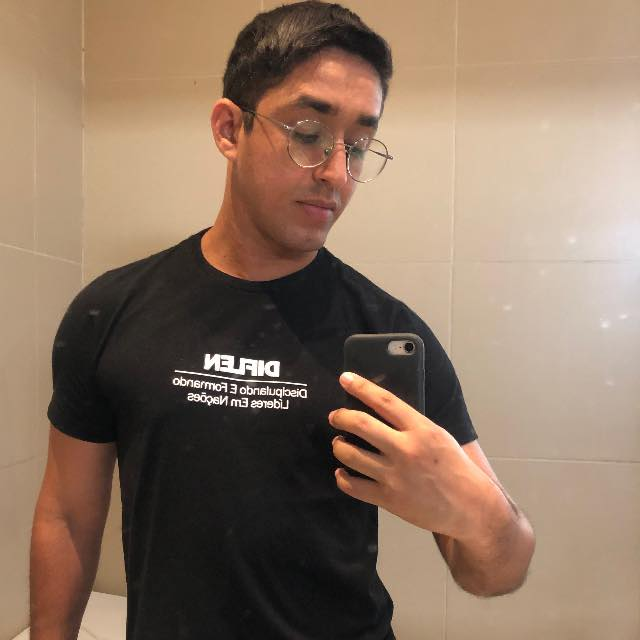
#> input picture Meus Projetos/IA e Machine Learning/Dimensionality_Reduction/assets/Foto_03.jpg, 640 x 640 px, found by its file name
$ jupyter execute Binarizar.ipynb
#> lines starting #> are read from the running program, lines starting #| are printed output that depends on the picture; after the words box and inside, x2 and y2 are one past the last pixel; in counts of white or black regions, pixels touching at a corner belong together
# 🔲 Redução de Dimensionalidade — Binarização de Imagem

**Desafio DIO · Visão Computacional com OpenCV**

Objetivo: converter uma imagem colorida em:
1. **Escala de cinza** (valores 0 a 255)
2. **Imagem binária** — preto e branco puro (0 ou 255)

---

## 📦 1. Instalação de dependências
*(executar apenas no Google Colab)*

[cell 1]
# Verifica e instala opencv se necessário
try:
    import cv2
    print(f"OpenCV já instalado: v{cv2.__version__}")
except ImportError:
    import subprocess, sys
    subprocess.check_call([sys.executable, "-m", "pip", "install",
                           "opencv-python-headless", "-q"])
    import cv2
    print(f"OpenCV instalado: v{cv2.__version__}")

## 📚 2. Importações

[cell 2]
import cv2
import numpy as np
import matplotlib.pyplot as plt
import os

print("Bibliotecas carregadas com sucesso!")
print(f"  OpenCV  : {cv2.__version__}")
print(f"  NumPy   : {np.__version__}")

## 📂 3. Carregar imagem

**Formatos aceitos:** `.jpg`, `.jpeg`, `.png`, `.bmp`, `.tiff`

> **Colab:** execute a célula abaixo para fazer upload direto do seu computador.
> **VS Code / local:** ajuste a variável `CAMINHO_IMAGEM` para o caminho da sua imagem.

[cell 3]
# ── Escolha UMA das opções abaixo ────────────────────────────────────────

# Opção A: Upload no Google Colab
try:
    from google.colab import files
    print("Ambiente: Google Colab")
    uploaded = files.upload()
#> the answer given: Foto_03.jpg
    CAMINHO_IMAGEM = list(uploaded.keys())[0]

# Opção B: Caminho local (VS Code ou Jupyter local)
except ImportError:
    print("Ambiente: local (VS Code / Jupyter)")
    CAMINHO_IMAGEM = "assets/lena.jpg"   # <-- altere para o caminho da sua imagem

print(f"\nImagem selecionada: {CAMINHO_IMAGEM}")

## 🖼️ 4. Processamento — Cinza e Binarização

[cell 4]
# ── Parâmetro principal ───────────────────────────────────────────────────
LIMIAR = 127   # 0–255: ajuste conforme necessário

# ── Passo 1: Carregar imagem colorida ────────────────────────────────────
img_bgr = cv2.imread(CAMINHO_IMAGEM)
#> img_bgr is the input picture: shape (640, 640, 3); mean B, G, R 99, 117.9, 142
if img_bgr is None:
    raise FileNotFoundError(f"Não foi possível abrir '{CAMINHO_IMAGEM}'. Verifique o caminho.")

# OpenCV carrega em BGR; converter para RGB para exibir corretamente no Matplotlib
img_rgb = cv2.cvtColor(img_bgr, cv2.COLOR_BGR2RGB)

# ── Passo 2: Converter para escala de cinza ───────────────────────────────
# Reduz 3 canais (RGB) para 1 canal — valores 0 a 255
img_cinza = cv2.cvtColor(img_bgr, cv2.COLOR_BGR2GRAY)
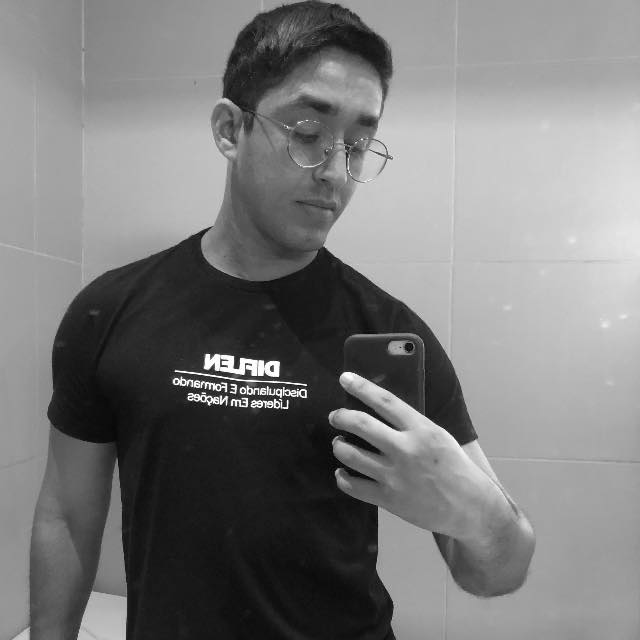
#> img_cinza: shape (640, 640); min 1, max 255, mean 123

# ── Passo 3: Binarizar ────────────────────────────────────────────────────
# Pixels > LIMIAR → 255 (branco) | Pixels <= LIMIAR → 0 (preto)
_, img_bin = cv2.threshold(img_cinza, LIMIAR, 255, cv2.THRESH_BINARY)
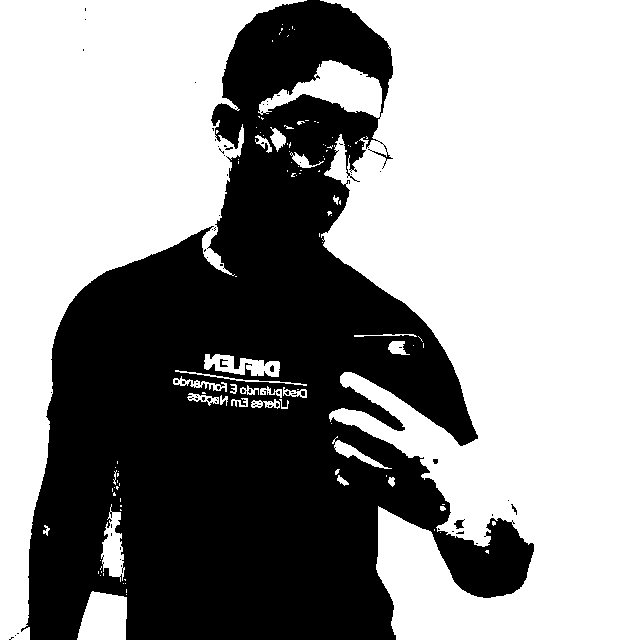
#> img_bin: shape (640, 640); 59.4% white; 80 black regions (74 under 20 px), largest, box (x1, y1, x2, y2) and area: (21, 0, 534, 640) 165747, (454, 519, 465, 529) 60, (220, 359, 228, 367) 34, (270, 365, 274, 372) 23, (511, 504, 517, 515) 23, (433, 459, 438, 464) 22

# ── Informações ───────────────────────────────────────────────────────────
h, w = img_bgr.shape[:2]
#> h = 640; w = 640
print(f"Imagem carregada: {w} x {h} px")
#| Imagem carregada: 640 x 640 px
print(f"Original  → shape: {img_rgb.shape}    | canais: {img_bgr.shape[2]}")
#| Original  → shape: (640, 640, 3)    | canais: 3
print(f"Cinza     → shape: {img_cinza.shape} | dtype: {img_cinza.dtype}")
#| Cinza     → shape: (640, 640) | dtype: uint8
print(f"Binária   → valores únicos: {np.unique(img_bin)}")
#| Binária   → valores únicos: [  0 255]

## 📊 5. Visualização dos Resultados

[cell 5]
fig, axes = plt.subplots(1, 3, figsize=(16, 5))

dados = [
    (img_rgb,    "Imagem Original",  None),
    (img_cinza,  "Imagem em Cinza",  "gray"),
    (img_bin,    "Imagem Binária",   "gray"),
]

for ax, (img, titulo, cmap) in zip(axes, dados):
    ax.imshow(img, cmap=cmap)
    ax.set_title(titulo, fontsize=14, fontweight="bold", pad=10)
    ax.axis("off")
#> this loop made 3 passes
#> (titulo, cmap) on passes 1 to 3: ('Imagem Original', None), ('Imagem em Cinza', 'gray'), ('Imagem Binária', 'gray')

plt.suptitle("Redução de Dimensionalidade — Binarização", fontsize=16, y=1.02)
plt.tight_layout()
plt.savefig("resultado_binarizacao.png", dpi=150, bbox_inches="tight")
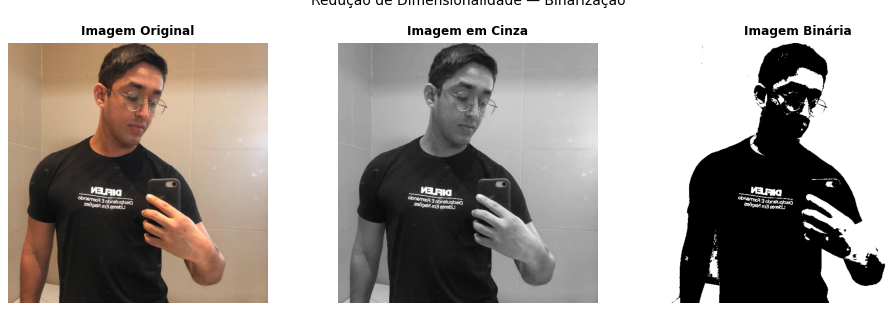
#> figure drawn by matplotlib, 3 panels
plt.show()
print("Figura salva: resultado_binarizacao.png")

## 🔬 6. Versão Avançada — com Blur Gaussiano

Reproduz o exemplo do slide da aula: suaviza a imagem antes de binarizar,
gerando também a versão invertida e uma máscara `bitwise_and`.

[cell 6]
LIMIAR_AV = 160   # limiar usado no slide da aula

# Blur Gaussiano: reduz ruídos antes do threshold
suave = cv2.GaussianBlur(img_cinza, (7, 7), 0)

# Binarizações
_, bin_normal = cv2.threshold(suave, LIMIAR_AV, 255, cv2.THRESH_BINARY)
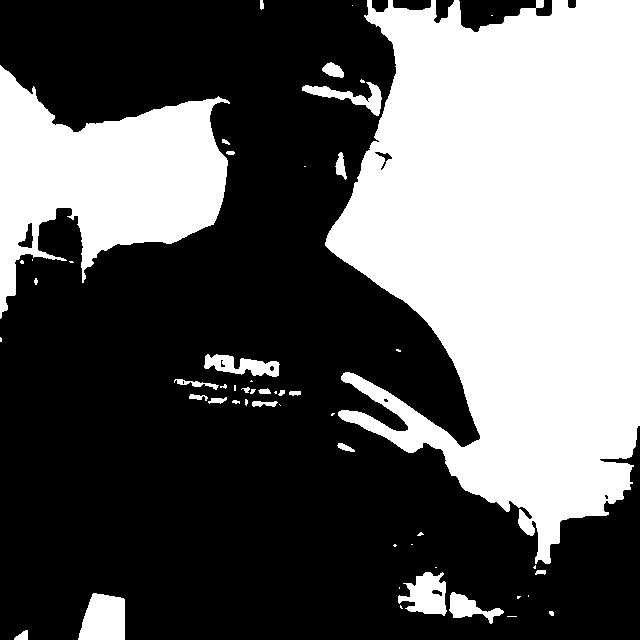
#> bin_normal: shape (640, 640); 38.8% white; 53 white regions (26 under 20 px), largest, box (x1, y1, x2, y2) and area: (325, 0, 640, 564) 121723, (0, 65, 230, 319) 29727, (78, 593, 125, 640) 1810
_, bin_inv    = cv2.threshold(suave, LIMIAR_AV, 255, cv2.THRESH_BINARY_INV)

# Máscara: aplica binário invertido sobre a imagem cinza (igual ao slide)
mascara = cv2.bitwise_and(img_cinza, img_cinza, mask=bin_inv)
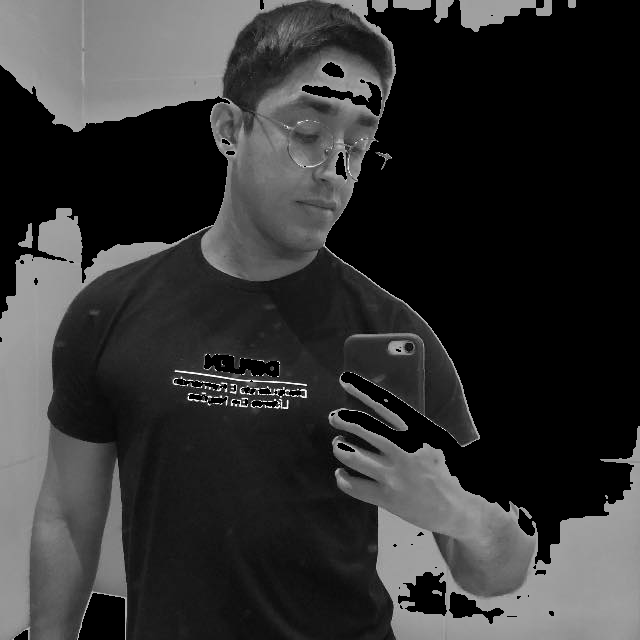
#> mascara: shape (640, 640); min 0, max 254, mean 51.7

# Painel 2x2
fig, axes = plt.subplots(2, 2, figsize=(12, 10))
pares = [
    (suave,      "Cinza + Blur Gaussiano"),
    (bin_normal, "Binarizada Normal"),
    (bin_inv,    "Binarizada Invertida"),
    (mascara,    "Mascara (bitwise_and)"),
]
for ax, (img, titulo) in zip(axes.flat, pares):
    ax.imshow(img, cmap="gray")
    ax.set_title(titulo, fontsize=12, fontweight="bold")
    ax.axis("off")
#> this loop made 4 passes

plt.suptitle(f"Binarizacao Avancada — Limiar {LIMIAR_AV} | Blur 7x7", fontsize=14)
plt.tight_layout()
plt.savefig("resultado_avancado.png", dpi=150, bbox_inches="tight")
plt.show()
print("Figura salva: resultado_avancado.png")

## 💾 7. Salvar Imagens Geradas

[cell 7]
os.makedirs("assets", exist_ok=True)

cv2.imwrite("assets/imagem_cinza.jpg",   img_cinza)
cv2.imwrite("assets/imagem_binaria.jpg", img_bin)
print("Salvo: assets/imagem_cinza.jpg")
print("Salvo: assets/imagem_binaria.jpg")

# Download automático no Google Colab
try:
    from google.colab import files
    for arq in ["assets/imagem_cinza.jpg", "assets/imagem_binaria.jpg",
                "resultado_binarizacao.png", "resultado_avancado.png"]:
        files.download(arq)
        print(f"Download: {arq}")
except ImportError:
    print("Ambiente local: arquivos salvos nas pastas acima.")

$ run again, on Meus Projetos/IA e Machine Learning/Dimensionality_Reduction/assets/Foto_02.png
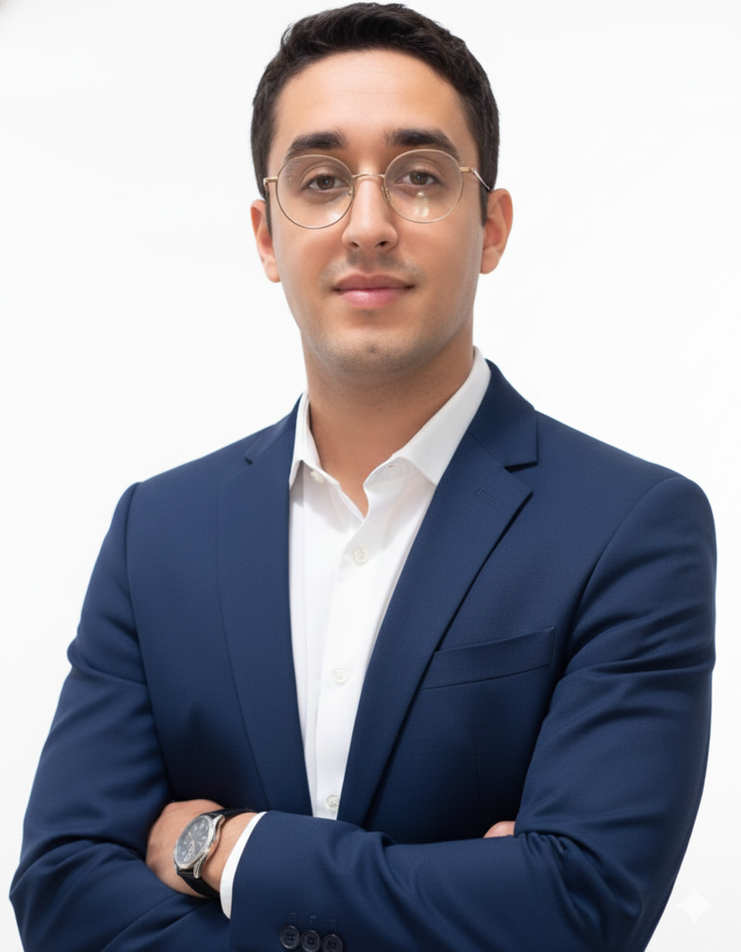
#> input picture Meus Projetos/IA e Machine Learning/Dimensionality_Reduction/assets/Foto_02.png, 741 x 952 px, shrunk from 896 x 1152 before the run, found by its file name
#> img_bgr is the input picture: shape (952, 741, 3); mean B, G, R 160.2, 151, 150.6
#> `_, img_bin = cv2.threshold(img_cinza, LIMIAR, 255, cv2.THRESH_BINARY)`:
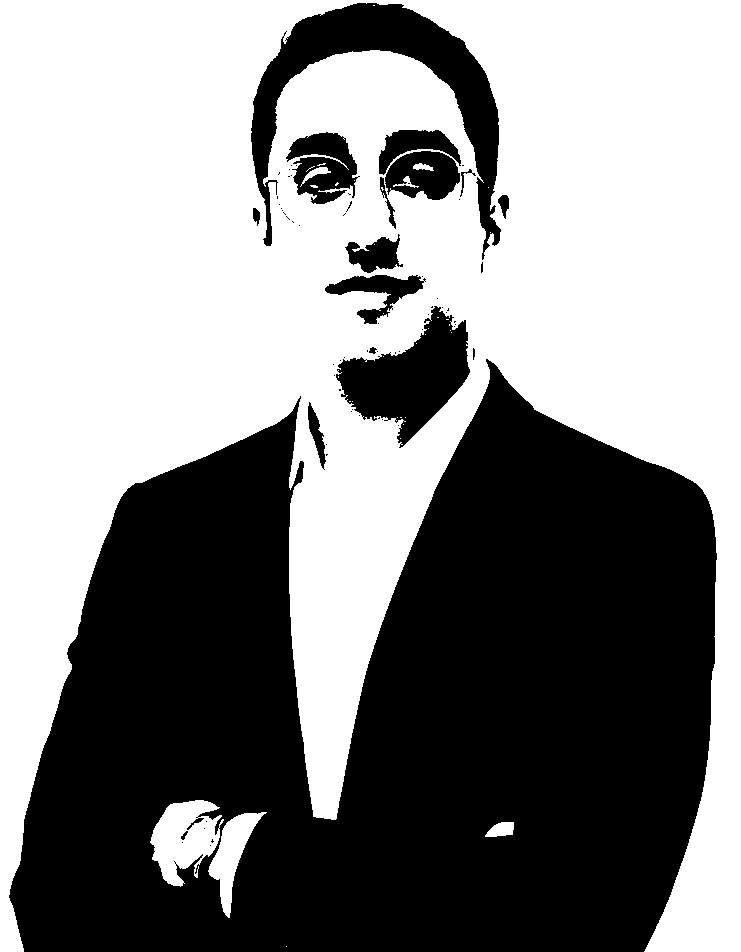
#> img_bin: shape (952, 741); 54.3% white; 71 black regions (55 under 20 px), largest, box (x1, y1, x2, y2) and area: (9, 359, 717, 952) 285312, (251, 3, 501, 260) 15997, (336, 306, 470, 448) 9199
#| Imagem carregada: 741 x 952 px
#| Original  → shape: (952, 741, 3)    | canais: 3
#| Cinza     → shape: (952, 741) | dtype: uint8
#| Binária   → valores únicos: [  0 255]
#> the loop `for ax, (img, titulo, cmap) in zip(axes, dados):` made 3 passes
#> (titulo, cmap) on passes 1 to 3: ('Imagem Original', None), ('Imagem em Cinza', 'gray'), ('Imagem Binária', 'gray')
#> bin_normal: shape (952, 741); 50.2% white; 5 black regions (3 under 20 px), largest, box (x1, y1, x2, y2) and area: (9, 360, 717, 952) 289043, (251, 3, 511, 490) 62360
#> `mascara = cv2.bitwise_and(img_cinza, img_cinza, mask=bin_inv)`:
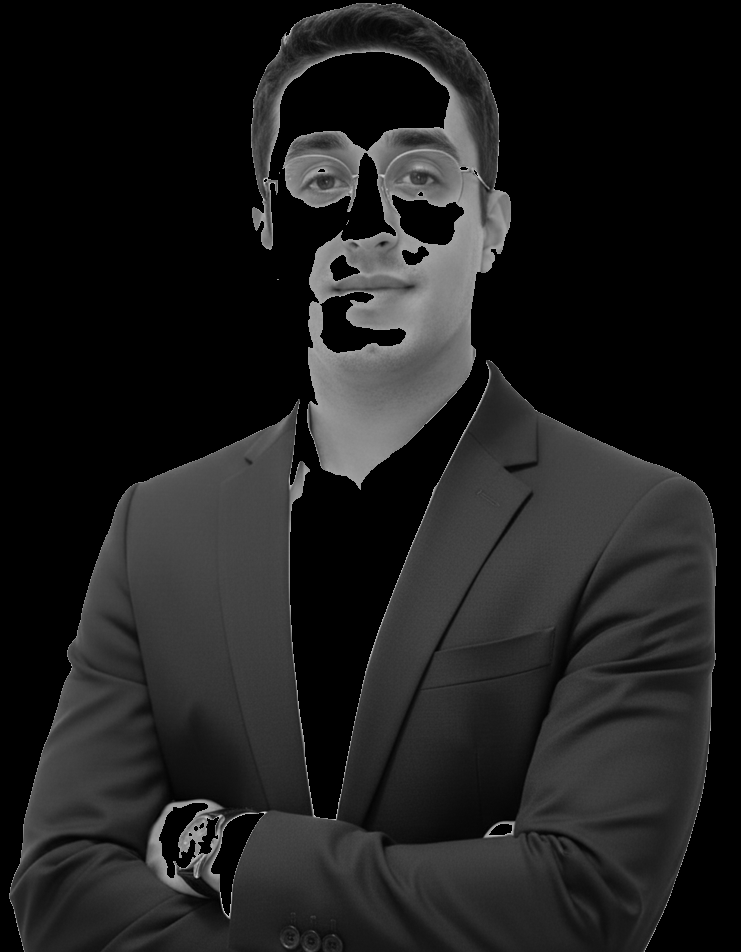
#> mascara: shape (952, 741); min 0, max 222, mean 30.3
#> the loop `for ax, (img, titulo) in zip(axes.flat, pares):` made 4 passes
